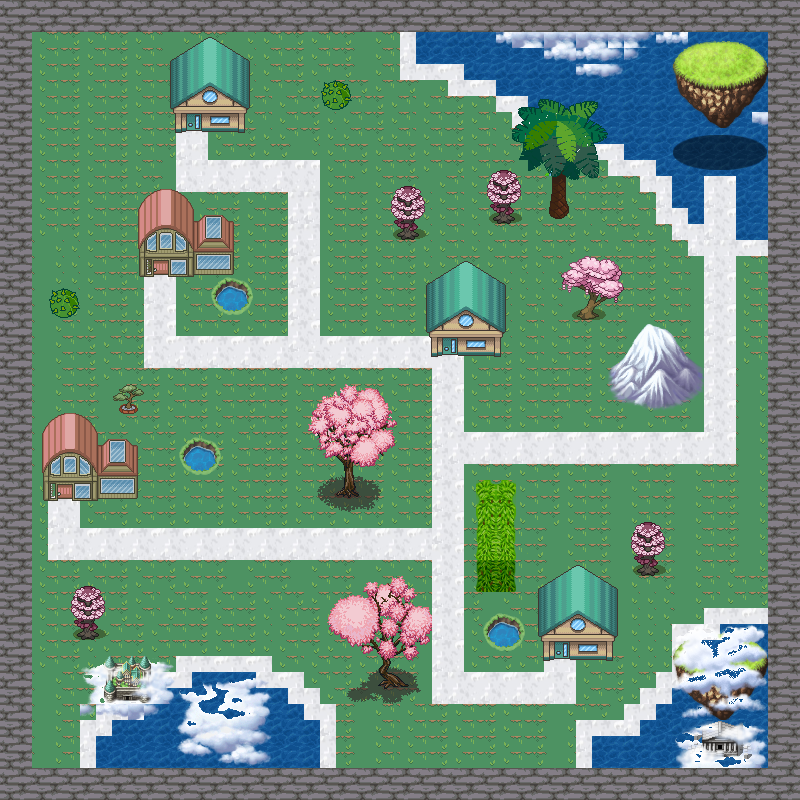

This is a level from a 2D game, rendered from its Tiled map with the project's own tilesets. A one-line summary and the map file follow, with tile-layer data summarised:
An orthogonal 50x50 tile map with 16x16 px tiles, 7 tile layers (background, walls, water, path, ...), 9 tilesets and 63 objects (23x collision, 5x lava right down, 3x lava right, 3x little tree, 3x round lake, ...).

<map version="1.9" tiledversion="1.9.2" orientation="orthogonal" renderorder="right-down" width="50" height="50" tilewidth="16" tileheight="16" infinite="0" nextlayerid="13" nextobjectid="186">
 <editorsettings>
  <export target="basic.tmx" format="tmx" />
 </editorsettings>
 <tileset firstgid="1" source="nature.tsx" />
 <tileset firstgid="721" source="house.tsx" />
 <tileset firstgid="1496" name="destroyed" tilewidth="16" tileheight="16" tilecount="1053" columns="39">
  <image source="../../map_assets/destroyed.png" trans="ffffff" width="624" height="440" />
 </tileset>
 <tileset firstgid="2549" name="lava" tilewidth="16" tileheight="16" tilecount="1024" columns="32">
  <image source="../../map_assets/lava.png" trans="ffffff" width="512" height="512" />
 </tileset>
 <tileset firstgid="3573" name="hellheaven" tilewidth="16" tileheight="16" tilecount="2304" columns="48">
  <image source="../../map_assets/hellheaven.jpg" trans="ffffff" width="768" height="768" />
 </tileset>
 <tileset firstgid="5877" name="waterfire" tilewidth="16" tileheight="16" tilecount="768" columns="32">
  <image source="../../map_assets/waterfire.png" trans="ffffff" width="512" height="384" />
 </tileset>
 <tileset firstgid="6645" name="trees" tilewidth="16" tileheight="16" tilecount="384" columns="24">
  <image source="../../map_assets/trees.png" trans="ffffff" width="384" height="256" />
 </tileset>
 <tileset firstgid="7029" name="cosmostiles" tilewidth="16" tileheight="16" tilecount="500" columns="20">
  <image source="../../map_assets/cosmostiles.png" trans="ffffff" width="320" height="400" />
 </tileset>
 <tileset firstgid="7529" name="pinktree" tilewidth="16" tileheight="16" tilecount="676" columns="26">
  <image source="../../map_assets/pinktree.png" trans="ffffff" width="416" height="416" />
 </tileset>
 <layer id="1" name="background" width="50" height="50">
  <data>[2500 cells, 2500 non-empty, 22 distinct tile ids]</data>
 </layer>
 <layer id="2" name="walls" width="50" height="50">
  <data>[2500 cells, 420 non-empty, 16 distinct tile ids]</data>
 </layer>
 <layer id="4" name="water" width="50" height="50">
  <data>[2500 cells, 461 non-empty, 52 distinct tile ids]</data>
 </layer>
 <layer id="3" name="path" width="50" height="50">
  <data>[2500 cells, 1352 non-empty, 49 distinct tile ids]</data>
 </layer>
 <layer id="6" name="house" width="50" height="50">
  <data>[2500 cells, 360 non-empty, 117 distinct tile ids]</data>
 </layer>
 <objectgroup id="5" name="Objects">
  <object id="2" name="wall left" class="collision" x="-0.666667" y="0" width="32.6667" height="800" />
  <object id="3" name="wall right" class="collision" x="768" y="0" width="32" height="800" />
  <object id="5" name="wall up" class="collision" x="32" y="0" width="736" height="32" />
  <object id="6" name="wall down" class="collision" x="32" y="768" width="736" height="32" />
  <object id="11" name="player_1" x="429.455" y="462">
   <point />
  </object>
  <object id="12" name="lava left" class="collision" x="112" y="720" width="208" height="48" />
  <object id="13" name="lava left" class="collision" x="81.4233" y="704.667" width="223.243" height="14.6667" />
  <object id="14" name="lava left" class="collision" x="96.7573" y="688" width="191.91" height="16.6667" />
  <object id="15" name="lava left" class="collision" x="97.1019" y="671.333" width="158.898" height="16" />
  <object id="16" name="lava left" class="collision" x="94.824" y="736" width="17.8427" height="31.3333" />
  <object id="24" name="lava up" class="collision" x="560" y="32" width="208" height="96" />
  <object id="25" name="lava up" class="collision" x="416" y="32" width="144" height="32" />
  <object id="26" name="lava up" class="collision" x="464" y="64" width="96" height="16" />
  <object id="27" name="lava up" class="collision" x="496" y="80" width="64" height="16" />
  <object id="28" name="lava up" class="collision" x="528" y="96" width="32" height="16" />
  <object id="29" name="lava up" class="collision" x="736" y="128" width="32" height="112" />
  <object id="30" name="lava up" class="collision" x="592" y="128" width="144" height="16" />
  <object id="32" name="lava up" class="collision" x="624" y="144" width="48" height="16" />
  <object id="33" name="lava up" class="collision" x="656" y="160" width="16" height="16" />
  <object id="35" name="collision3" class="collision" x="43" y="467.333" width="94.3333" height="33.3333" />
  <object id="36" name="collision5" class="collision" x="139.167" y="243.75" width="94.3333" height="33.3333" />
  <object id="37" name="collision2" class="collision" x="431" y="325" width="69.3333" height="31.6667" />
  <object id="38" name="collision1" class="collision" x="175.318" y="101.409" width="69.3333" height="31.6667" />
  <object id="39" name="collision4" class="collision" x="543.333" y="629" width="69.3333" height="31.6667" />
  <object id="40" name="enter_house_2" x="442.545" y="335.637" width="15.8182" height="23.4545" />
  <object id="41" name="exit_house_2" x="440.909" y="372.364">
   <point />
  </object>
  <object id="119" name="tree big" x="416.667" y="98.6667" width="30" height="43.3333" />
  <object id="123" name="wood" x="163.333" y="350">
   <polygon points="0,0 12,-13.3333 23.3333,-0.666667 23.3333,29.3333 0.666667,30.6667" />
  </object>
  <object id="140" name="lava right" x="672.667" y="144.667" width="63.3333" height="30.6667" />
  <object id="141" name="lava right" x="688" y="176.667" width="16" height="47.3333" />
  <object id="142" name="lava right" x="672" y="176.667" width="16" height="32" />
  <object id="153" name="castle in lake" x="95.8194" y="656.916" width="62.6512" height="14.7414" />
  <object id="154" name="castle in lake" x="101.347" y="687.32" />
  <object id="159" name="tree big" x="577.681" y="317.862">
   <polygon points="0,0 11.0561,-20.2695 -17.5055,-32.2469 -7.37072,-54.3591 12.8988,-59.8871 35.9323,-55.2804 45.1457,-46.9884 40.539,-21.1908 22.1122,-13.8201 16.5841,-1.84268" />
  </object>
  <object id="160" name="little tree" x="513.187" y="221.122">
   <polygon points="0,0 -2.76402,-17.5055 7.37072,-29.4829 0.921341,-48.831 -15.6628,-49.7524 -25.7975,-38.6963 -23.0335,-17.5055 -15.6628,-5.52804 -20.2695,-0.921341" />
  </object>
  <object id="161" name="little tree" x="418.289" y="234.02">
   <polygon points="0,0 -2.76402,-14.7414 4.6067,-24.8762 1.84268,-40.539 -14.7414,-47.9097 -23.9549,-36.8536 -25.7975,-20.2695 -17.5055,-11.9774 -21.1908,1.84268" />
  </object>
  <object id="162" name="lava right down" x="720.488" y="622.826" width="48.831" height="145.572" />
  <object id="163" name="lava right down" x="672.579" y="638.489" width="45.1457" height="130.83" />
  <object id="165" name="lava right down" x="656.916" y="703.904" width="15.6628" height="64.4938" />
  <object id="168" name="lava right down" x="640.332" y="721.41" width="16.5841" height="46.067" />
  <object id="169" name="lava right down" x="592.422" y="737.072" width="46.9884" height="30.4042" />
  <object id="170" name="tree down" x="656.916" y="572.152">
   <polygon points="0,0 -0.921341,-15.6628 8.29206,-24.8762 0,-48.831 -17.5055,-49.7524 -26.7189,-27.6402 -22.1122,-14.7414 -18.4268,0" />
  </object>
  </objectgroup>
 <objectgroup id="12" name="Objects 2" visible="0">
  <!-- 10 objects omitted --></objectgroup>
 <layer id="9" name="Tile Layer 7" width="50" height="50">
  <data>[2500 cells, 854 non-empty, 434 distinct tile ids]</data>
 </layer>
 <layer id="7" name="roof" width="50" height="50">
  <data>[2500 cells, 253 non-empty, 68 distinct tile ids]</data>
 </layer>
</map>
<!-- 21 of 63 objects omitted -->
